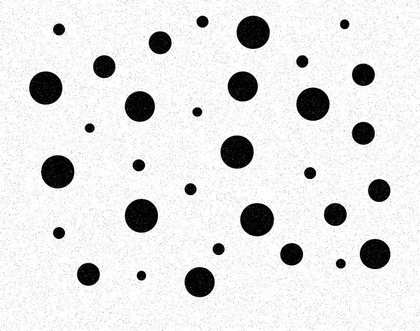
%> input picture RandomDisks-P10.jpg, 420 x 331 px, shrunk from 808 x 636 before the run
$ octave main2.m   (GNU Octave 9; MATLAB toolbox functions it lacks are replaced by stand-ins)
%> lines starting %> are read from the running program, lines starting %| are printed output that depends on the picture; in (x1, y1, x2, y2) boxes, pixels count from 0 and x2, y2 are one past the last pixel; in counts of white or black regions, pixels touching at a corner belong together; the program's own positions count from 1
### ShowHistogram.m
%%%%%%%%%%%%%  Function ShowHistogram %%%%%%%%%%%%%%%%%%%%%%%%%%%%%%%%%%%%%%%%%
% Purpose:
%           Show histrogram of gray scale image and help decide threshold
%
% Input Variables:
%      rows, cols    rows and columns in grayscale_image
%
% Returned Results:
%      None
%
% Processing Flow:
%      1.  Cycle through MxN array and calculate the number of pixel value
%
%  Restrictions/Notes:
%      This function takes an 8-bit gray scale image as input.
%      The range of value is [0, 255]
%  The following functions are called:
%      NONE
%%%%%%%%%%%%%%%%%%%%%%%%%%%%%%%%%%%%%%%%%%%%%%%%%%%%%%%%%%%%%%%%%%%%%%%
function ShowHistogram(grayscale_image)
% Size of Image
[rows, cols] = size(grayscale_image);

% Initialize histogram array (to 0)
histogram = zeros(1, 256);

% Calculate histogram by iterating over the pixel values of the image
for i = 1:rows
    for j = 1:cols
        grayLevel = grayscale_image(i, j) + 1; % MATLAB indices start at 1.
        histogram(grayLevel) = histogram(grayLevel) + 1;
    end
end

% Histogram display
bar(histogram);
xlim([1 256]); % Adjust the range of the x-axis to the gray level.
title('Histogram of the Image');
xlabel('Gray Level');
ylabel('Frequency');
end

### MakeTrueBinaryImage.m
%%%%%%%%%%%%%  Function MakeTrueBinaryImage %%%%%%%%%%%%%%%%%%%%%%%%%%%%%%%%%%%%%%%%%
% Purpose:
%          Make true-binary image consist of only 0(false) or 1(true)
%
% Input Variables:
%      gray_image    gray scale image, the range of value is [0, 255]
%      threshold     integer number, the range of value is [0, 255]
%
% Returned Results:
%      true_binary_image   new image consist of only 0(false) or 1(true)
%
% Processing Flow:
%      1.  Cycle through MxN array.
%          If the pixel value is higher than threshold then changing the value into 1 else 0
%
%  Restrictions/Notes:
%      This function takes an 8-bit gray scale image as input.
%
%  The following functions are called:
%      NONE
%%%%%%%%%%%%%%%%%%%%%%%%%%%%%%%%%%%%%%%%%%%%%%%%%%%%%%%%%%%%%%%%%%%%%%%
function true_binary_image = MakeTrueBinaryImage(gray_image, threshold)

% Size of Image
[rows, cols] = size(gray_image);

% Make empty image
true_binary_image = zeros(rows, cols, 'logical');

for i = 1:rows
    for j = 1:cols
        if gray_image(i,j) > threshold
            true_binary_image(i,j) = true;
        else
            true_binary_image(i,j) = false;
        end
    end
end

end

### CustomMedianFilter.m
%%%%%%%%%%%%%  Function CustomMedianFilter %%%%%%%%%%%%%%%%%%%%%%%%%%%%%%%%%%%%%%%%%
% Purpose:
%           Remove salt-and-pepper nosie using median filter
%
% Input Variables:
%      image    image with salt-and-pepper nosie
%
% Returned Results:
%      filtered_image   new image without salt-and-pepper nosie
%
% Processing Flow:
%      1.  Cycle through MxN array. Apply median filter to remove noise.
%
%  Restrictions/Notes:
%      None
%
%  The following functions are called:
%      NONE
%%%%%%%%%%%%%%%%%%%%%%%%%%%%%%%%%%%%%%%%%%%%%%%%%%%%%%%%%%%%%%%%%%%%%%%
function filtered_image = CustomMedianFilter(image)
    % Get the dimensions of the image
    [rows, cols] = size(image);

    % Preallocate the filtered_image matrix with zeros
    filtered_image = zeros(rows, cols);

    % Pad the image array with zeros on all sides
    padded_image = padarray(image, [1, 1], 0, 'both');

    % Perform median filtering
    for i = 2 : (rows + 1)
        for j = 2 : (cols + 1)
            % Extract the 3x3 neighborhood
            window = padded_image(i-1:i+1, j-1:j+1);

            % Find the median of the neighborhood
            median_value = median(window(:));

            % Assign the median value to the filtered image
            filtered_image(i-1, j-1) = median_value;
        end
    end
    % % Convert the filtered_image back to uint8 if original image was uint8
    % filtered_image = uint8(filtered_image);
end

### HitorMissTransform2.m
%%%%%%%%%%%%%  Function HitorMissTransform2 %%%%%%%%%%%%%%%%%%%%%%%%%%%%%%%%%%%%%%%%%
% Purpose:
%      Set up an MxN image full of zeros - useful for dealing with
%      border effects
%
% Input Variables:
%      M, N    rows (M) and columns (N) in f
%      x       x coordinate of a pixel
%      y       y coordinate of a pixel
%
% Returned Results:
%      fzero   new image full of all zeros
%
% Processing Flow:
%      1.  Cycle through MxN array and fill with ZEROS
%
%  Restrictions/Notes:
%      This function takes an 8-bit image as input.
%
%  The following functions are called:
%      NONE
%%%%%%%%%%%%%%%%%%%%%%%%%%%%%%%%%%%%%%%%%%%%%%%%%%%%%%%%%%%%%%%%%%%%%%%
function hit_or_miss_image = HitorMissTransform2(binary_image)
    se_foreground = strel('square', 13);  % Adjust size as needed A

    % Define the size of the window W
    window_size = [70, 70];  % Example size, adjust as needed

    % Define the size of the square hole A
    square_size = 60;  % Example size, adjust as needed

    % Create the window W filled with ones
    W = true(window_size);

    % Calculate the position to place the square A in the center of W
    start_pos = floor((window_size - square_size) / 2) + 1;
    end_pos = start_pos + square_size - 1;

    % Create the square hole A in the center of W
    W(start_pos(1):end_pos(1), start_pos(2):end_pos(2)) = false;

    % B is the structuring element that represents the local background of A
    se_background = strel('arbitrary', W);

    % Convert structuring elements to logical arrays
    se_foreground_logical = se_foreground.getnhood();
    se_background_logical = se_background.getnhood();

    % Get dimensions of the structuring elements
    [fg_rows, fg_cols] = size(se_foreground_logical);
    [bg_rows, bg_cols] = size(se_background_logical);

    % Calculate padding sizes
    pad_fg = floor([fg_rows, fg_cols] / 2);
    pad_bg = floor([bg_rows, bg_cols] / 2);

    % Pad the binary image to handle borders during the erosion process
    padded_image = padarray(binary_image, pad_fg, 'both');
    padded_image_inv = padarray(~binary_image, pad_bg, 'both');

    % Initialize the output image
    hit_or_miss_image = false(size(binary_image));

    % Perform manual erosion for foreground
    for i = 1:size(binary_image, 1)
        for j = 1:size(binary_image, 2)
            % Get the region of the image that corresponds to the current position
            region_fg = padded_image(i:i+fg_rows-1, j:j+fg_cols-1);
            region_bg = padded_image_inv(i:i+bg_rows-1, j:j+bg_cols-1);

            % Check if the structuring element fits the region (foreground)
            match_fg = all(region_fg(se_foreground_logical) == 1);

            % Check if the structuring element fits the region (background)
            match_bg = all(region_bg(se_background_logical) == 1);

            % Set the output pixel value to true if both foreground and background match
            hit_or_miss_image(i, j) = match_fg && match_bg;
        end
    end
end

### main2.m
%%%%%%%%%%%%% main.m file %%%%%%%%%%%%%%%%%%%%%%%%%%%%%%%%%%%%%%%%%%%%%
% Purpose:
%      Apply hit-or-miss transformation to identify the smallest and largest circles within and image.
%
% Input Variables:
%      image                input 2D image (RGB)
%      gray_image           Gray-scale image, Range of value is [0,255]
%      binary_image         Binary image consist of 0(False) or 1(True) Value
%      filtered_image       Filtered image using median filter
%      hit_or_miss_result   Result image applied hit-or-miss transformation
%
% Returned Results:
%      image                RGB image
%      gray_image           Gray-scale image, Range of value is [0,255]
%      ShowHistogram        Show histogram of gray-scale image
%      binary_image         Binary image consist of 0(False) or 1(True) Value
%      filtered_image       Filtered image using median filter
%      hit_or_miss_result   Result image applied hit-or-miss transformation
% Processing Flow:
%      1.  Load RGB input image and change it gray scale image
%      2.  Compute threshold of gray scale image and make it true-binary image
%      3.  Apply custom median filter to true-binary image for removing noise
%      4.  Apply custom hit-or-miss transformation function to image
%
%  Restrictions/Notes:
%      This function requires an 8-bit image as input.
%
%  The following functions are called:
%      ShowHistogram.m          Show histogram of image
%      MakeTrueBinaryImage.m    Return image only consist of 0(False) or 1(True) value
%      CustomMedianFilter.m     Apply median filter to binary image for
%                               removing noise
%      HitorMissTransform2.m    Apply hit-or-miss transform to filtered
%                               image
%
%
%  Author:      Min Kim, Tingyang Sun
%  Date:        01/28/2024
%%%%%%%%%%%%%%%%%%%%%%%%%%%%%%%%%%%%%%%%%%%%%%%%%%%%%%%%%%%%%%%%%%%%%%%%%%%
clc;clear;
% Read the image into MATLAB
image = imread('RandomDisks-P10.jpg');
%> image is the input picture: size 331x420x3 uint8; min 0, max 255, mean 225.3

% Convert the color image to grayscale
gray_image = rgb2gray(image);

% Show histogram for deciding threshold
ShowHistogram(gray_image)
%> after the loop in ShowHistogram, `for i = 1:rows`: histogram = 256 values, max 36225 at index 255, min 0 at index 256, mean 543
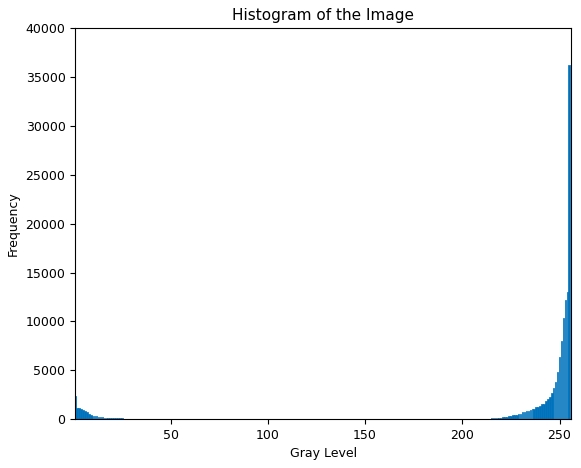
%> figure redrawn from the program's plot data; tallest bar 36225 high, from x = 254.6 to 255.4

% Make true-binary image using threshold
binary_image = MakeTrueBinaryImage(gray_image, 130);
%> after the loop in MakeTrueBinaryImage, `for i = 1:rows`:
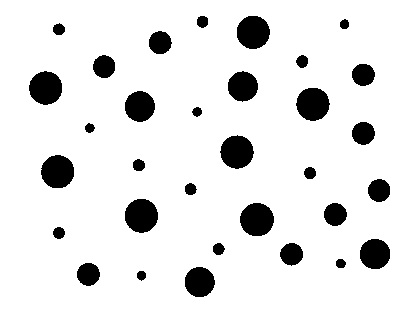
%> true_binary_image: size 331x420 logical; 90.3% white; 32 black regions, largest, box (x1, y1, x2, y2) and area: (240, 203, 274, 236) 885, (125, 199, 158, 233) 884, (29, 71, 62, 105) 869

% Apply custom-median filtering for getting rid of salt-and-pepper noise
filtered_image = CustomMedianFilter(binary_image);
%> in CustomMedianFilter, `padded_image = padarray(image, [1, 1], 0, 'both');`:
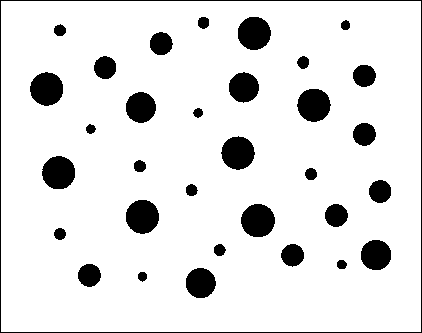
%> padded_image: size 333x422 logical; 89.3% white; 33 black regions, largest, box (x1, y1, x2, y2) and area: (0, 0, 422, 333) 1506, (241, 204, 275, 237) 885, (126, 200, 159, 234) 884
%> after the loop in CustomMedianFilter, `for i = 2 : (rows + 1)`: filtered_image: size 331x420 double; values 0 (black) and 1 (white), 90.3% white; 36 black regions (4 under 20 px), largest, box (x1, y1, x2, y2) and area: (240, 203, 274, 236) 885, (125, 199, 158, 233) 883, (29, 71, 62, 105) 869
%> the run ends on the next line

% Apply custom hit-or-miss transform to filtered_image
hit_or_miss_result = HitorMissTransform2(~filtered_image);
